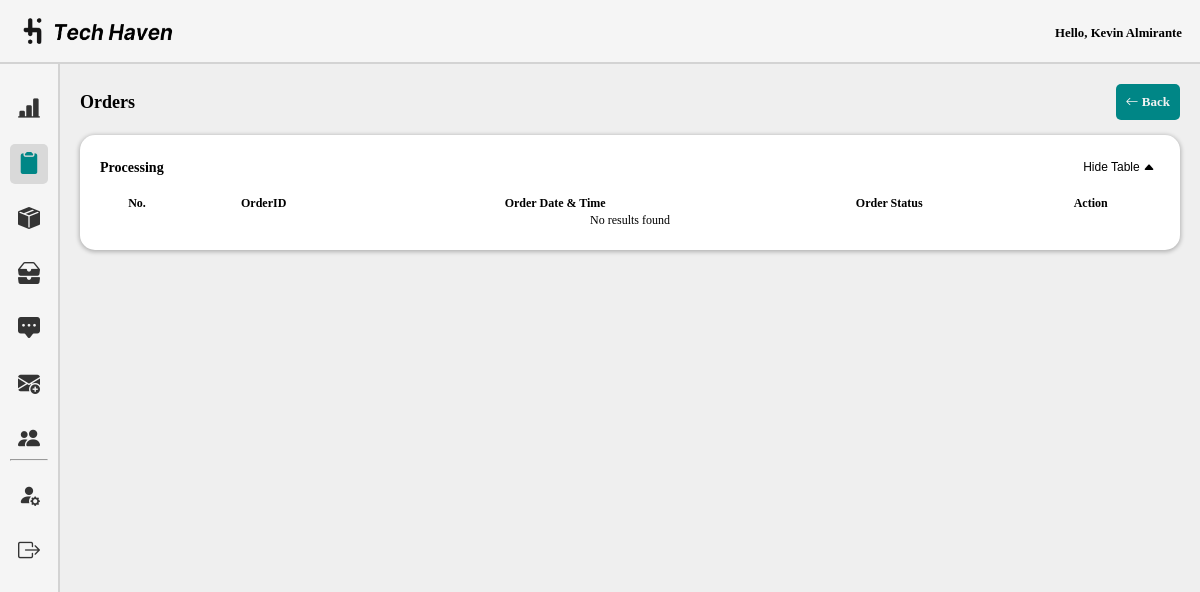
The app's page /admin/pending.php (signed in), older data.
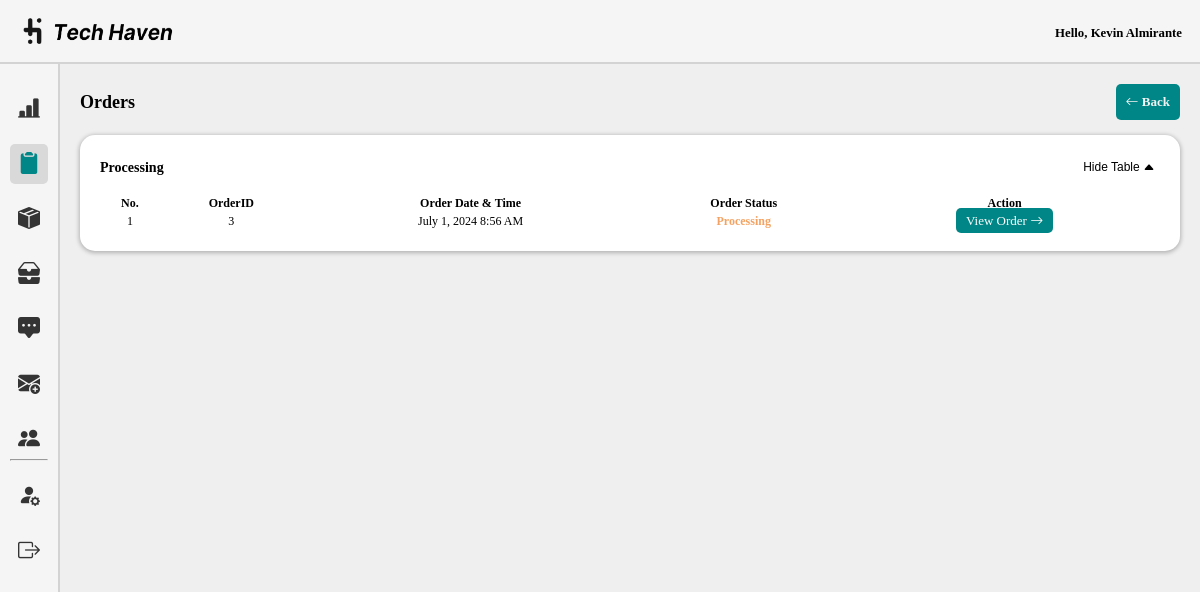
The same page, newer data.
### tables this page shows
CREATE TABLE `orders_prod` (
  `orderID` int(50) NOT NULL,
  `customerID` int(50) NOT NULL,
  `items` text NOT NULL,
  `shipID` int(50) NOT NULL,
  `payment` varchar(250) NOT NULL,
  `order_date` timestamp NOT NULL DEFAULT current_timestamp(),
  `status` varchar(100) NOT NULL,
  `total_amount` int(250) NOT NULL
);

### admin/pending.php (the view, shortened to what the changed rows need)
<!DOCTYPE html>
<html lang="en">
<head>
    <link rel="stylesheet" href="css/dashboard.css">
    <link rel="stylesheet" href="../assets/font/inter.css">
    <link rel="stylesheet" href="../node_modules/bootstrap-icons/font/bootstrap-icons.css">
    <link rel="stylesheet" type="text/css" href="https://cdn.datatables.net/1.10.25/css/jquery.dataTables.css">
</head>
<body>
    <section class="container">
    <div class="dashboard-content">
        <div class="heading-container">
            <h1>Orders</h1>
        </div><br>
        <div class="wrapper-dashboard" style="margin-bottom:20px;">
            <br>
            <div id="recentTable" style="display: block;">
                <table id="example" class="display" style="width:100%">
                    <thead>
                        <tr>
                            <th>No.</th>
                            <th>OrderID</th>
                            <th>Order Date & Time</th>
                            <th>Order Status</th>
                            <th>Action</th>
                        </tr>
                    </thead>
                    <tbody>
                        <?php
                        $servername = "localhost";
                        $username = "root";
                        $password = "";
                        $dbname = "th_db";
                        $conn = new mysqli($servername, $username, $password, $dbname);
                        $sql = "SELECT orderID, order_date, status FROM orders_prod where status='processing'";
                        $result = $conn->query($sql);
                        if ($result->num_rows > 0) {
                            $counter = 1;
                            while ($row = $result->fetch_assoc()) {
                                echo "<tr>";
                                echo "<td>" . $counter . "</td>";
                                echo "<td>" . $row["orderID"] . "</td>";
                                echo "<td>";
                                $dateTime = new DateTime($row["order_date"]);
                                $formattedDate = $dateTime->format('F j, Y g:i A');
                                echo $formattedDate;
                                echo "</td>";
                                if ($row["status"] == "processing") {
                                    echo "<td style='color:#F4A261; font-weight:bold;'>Processing</td>";
                                } else {
                                    echo "<td>" . $row["status"] . "</td>";
                                }
                                echo "<td>";
                                echo "<a href='#' onclick=\"openWindow('view_order2.php?id=" . $row["orderID"] . "')\" title='View Order' style='background:#008686; color:white; border-radius:5px; padding:5px 10px;font-size:13px; text-decoration:none;'>
                                    <span style='font-size:13px;'>View Order</span>
                                    <i class='bi bi-arrow-right'></i>
                                </a>";
                                echo "</td>";
                                echo "</tr>";
                                $counter++;
                            }
                        } else {
                            echo "<tr><td colspan='9'>No results found</td></tr>";
                        }
                        ?>
                    </tbody>
                </table>
            </div>
        </div>
    </div>
    </section>
</body>
</html>

Row changes from the older to the newer data that the page shows:
added orders_prod: orderID "3", order_date "July 1, 2024 8:56 AM", status "Processing"
Text that changed along with them:
text no longer shown: "No results found"
